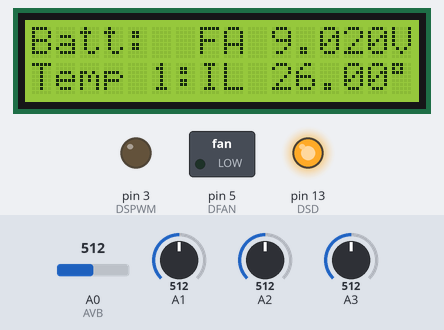
Bench run of a sketch on a simulated Arduino Uno, built with avr-gcc and run on an emulated ATmega328P. Parts: 16×2 character LCD, switched loads named in the sketch (green lamp = pin HIGH), output pins drawn as LEDs (lit = HIGH). Inputs (shaded band) come from the test bench; at power-on: A1 = 512, A0 (AVB) = 512, A2 = 512, A3 = 512.

Above: at 3.2 s.
3.3 s: A1 set to 359
At 6.1 s:
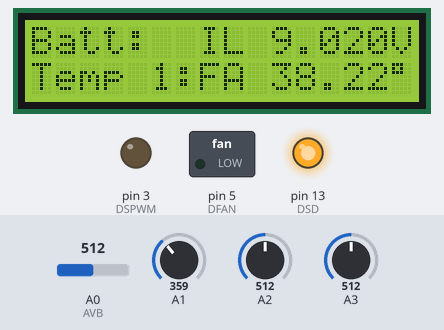
6.3 s: A1 set to 327
At 7.9 s:
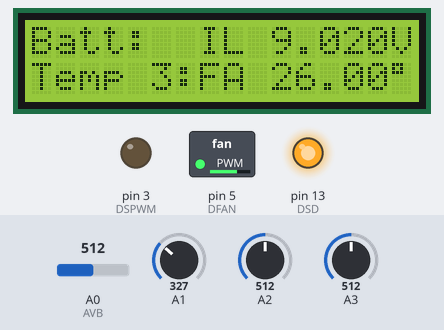
9.3 s: A0 (AVB) set to 716
At 11.3 s:
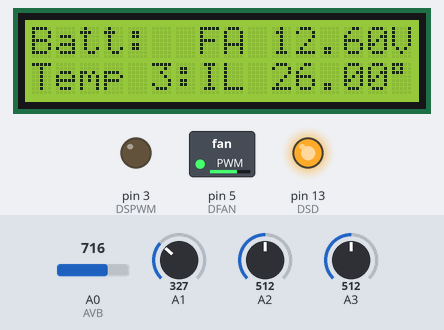
12.3 s: A2 set to 716
At 13.3 s:
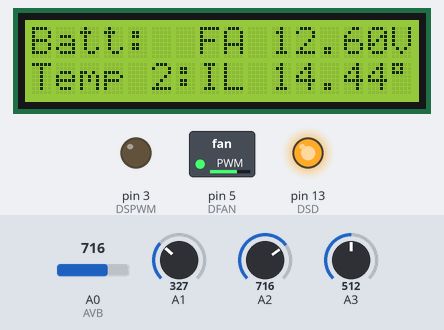
15.0 s: A1 set to 716
At 17.8 s:
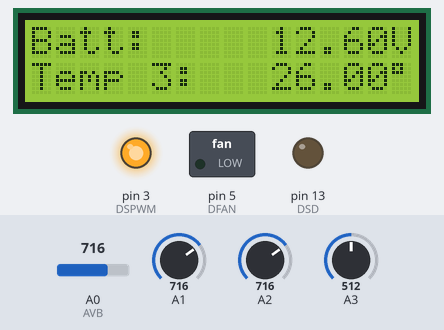
18.0 s: A3 set to 354
At 20.7 s:
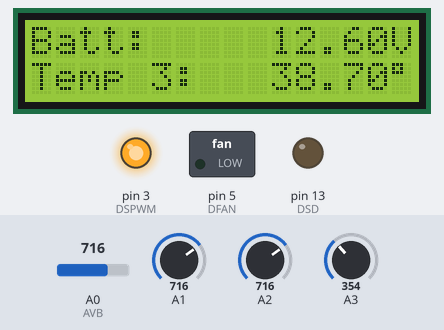
21.0 s: A3 set to 327
Timing chart, 0 to 24.0 s (numbered marks = the images above; inputs shaded):
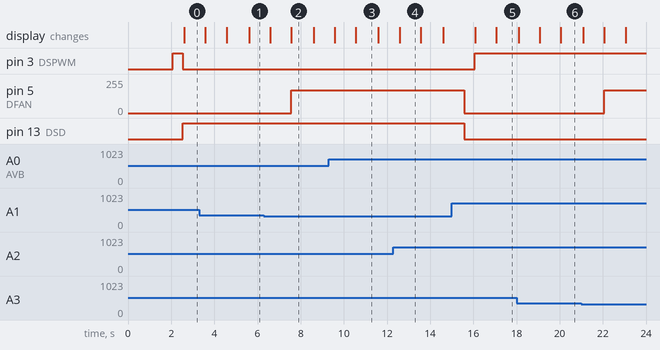

The sketch:

arduino.ino
```cpp
//Librerías
#include <LiquidCrystal.h>

// Pines
#define AVB A0  //Sensor Volt Batería
#define AT1 A1  //Sensor Temperatura 1
#define AT2 A2  //Sensor Temperatura 2
#define AT3 A3  //Sensor temperatura 3
#define DSD 13  //Salida digital de stop para el pwm de la 1ª etapa
#define DSPWM 3 //Salida digital de start para el generador spwm de la 2ª etapa
#define DFAN 5  //Salida digital para el ventilador

// Conf
#define MUESTRAS 100
#define DIVISOR1 3.7

// Debug
bool serial = false;

// Volt
int ADCvRef=0;
float voltBatt=0;
float atenuacion = 1.027;
float voltMax = 15.5;           //Voltaje Máximo
float voltMin = 10.5;           //Voltaje Mínimo
float voltMinRestart = 12.0;    //Voltaje recuperación tras voltaje mínimo
float voltMaxRestart = 14.0;    //Voltaje recuperación tras voltaje máximo

// Temp
float temp1 = 0;
float temp2 = 0;
float temp3 = 0;

float tempMax = 55.0;           //Temp Máxima
float tempMaxRestart = 40.0;    //Temp recuperación tras voltaje máximo
float tempStopFan = 34.0;       //Temp apagado ventilador
float tempStartFan = 40.0;      //Temp encendido ventilador


// Tiempos y control
unsigned long tError = 0;   //milisegundo en el cuall ocurrió el error de voltaje
int tErrorDuration = 4000;  //milisegundos mínimos que durará el estado de error (para evitar rebotes)
bool error = false;         //Estado pwm parado por error
bool fanOn = false;         //Estado de encendido del ventilador

int pasoTemp = 1;

int estadoIcono = 0;

// Manejo de la pantalla LCD
LiquidCrystal lcd(7, 8, 9, 10, 11 , 12);

//Setup
void setup() {

  if (serial) Serial.begin(9600);

  pinMode(DFAN, OUTPUT);
  pinMode(DSD,  OUTPUT);
  pinMode(DSPWM,OUTPUT);

  initLCD();

  delay(1500);               //Esperamos para que el voltaje del bus de alta esté casi en nominal (380DC)

  statusRun();

}

// Resetea el error y limpia los tiempos de error
void resetError(){
  tError=0;
  statusRun();
}

// Para las dos etapas y marca el estado del inversor como error
void statusError(){
  error = true;
  digitalWrite(DSD,HIGH);
  digitalWrite(DSPWM,LOW);
}

// Arranca las 2 etapas y quita el estado de error
void statusRun(){
  error = false;

  //Arrancamos la 1ª etapa para que cuando arranque el generador spwm de la 2ª etapa el bus de alta ya esté cercano a los 380v DC
  digitalWrite(DSD,LOW);    //Arrancamos el generador PWM de la primera etapa
  delay(500);               //Esperamos para que el voltaje del bus de alta esté casi en nominal (380DC)
  digitalWrite(DSPWM,HIGH); //Arrancamos el generador SPWM de la segunda etapa
}

// Inicializa la pantalla LCD y pinta los textos que no cambian
void initLCD(){

  lcd.begin(16, 2);

  /*byte customChar1[] = {
        B00111,
        B01111,
        B11111,
        B11111,
        B11001,
        B11001,
        B11110,
        B11110
      };

    byte customChar2[] = {
        B11100,
        B11110,
        B11111,
        B11111,
        B10011,
        B10011,
        B01111,
        B01111
      };

    byte customChar3[] = {
        B11111,
        B01111,
        B00101,
        B00010,
        B00111,
        B00111,
        B00000,
        B00000
      };

    byte customChar4[] = {
        B11111,
        B11110,
        B10100,
        B01000,
        B11100,
        B11100,
        B00000,
        B00000
      };

      lcd.createChar(0, customChar1);
      lcd.createChar(1, customChar2);
      lcd.createChar(2, customChar3);
      lcd.createChar(3, customChar4);

    byte customChar5[] = {
          B11000,
          B10000,
          B00000,
          B00000,
          B00110,
          B00110,
          B00001,
          B00001
        };

      byte customChar6[] = {
          B00011,
          B00001,
          B00000,
          B00000,
          B01100,
          B01100,
          B10000,
          B10000
        };

      byte customChar7[] = {
          B00000,
          B10000,
          B11010,
          B11101,
          B11000,
          B11000,
          B11111,
          B11111
        };

      byte customChar8[] = {
          B00000,
          B00001,
          B01011,
          B10111,
          B00011,
          B00011,
          B11111,
          B11111
        };

        lcd.createChar(4, customChar5);
        lcd.createChar(5, customChar6);
        lcd.createChar(6, customChar7);
        lcd.createChar(7, customChar8);


  /*  // Test Caracteres
      // LCD
      for(int i=0; i<=255; i++){
        lcd.clear();
        lcd.setCursor(0,0);
        lcd.print(i);
        lcd.setCursor(5,0);
        lcd.print(i, BIN);
        lcd.setCursor(0,1);
        byte z = (int) i;;
        lcd.write(z);
        delay(500);
      }
  */

  lcd.clear();
  lcd.setCursor(0,0);
  lcd.write("Batt: ");
  lcd.setCursor(0,1);
  lcd.write("Temp  :");
}

// Actualiza la pantalla LCD
void printInfo(){
  if (serial){
    if (error){
      Serial.println("ERROR: Voltaje o temperatura fuera de rango");
    }
    //Serial.print("vRefADC: ");
    //Serial.println(ADCvRef/1000.0/atenuacion);
    Serial.print("vBat: ");
    Serial.println(voltBatt);
    Serial.print("Temp  :");
    Serial.println(temp1);
  }

  if (pasoTemp == 1){
    initLCD();
  }


  lcd.setCursor(10,0);
  lcd.print(round(voltBatt*100)/100.0,DEC);
  lcd.setCursor(15,0);
  lcd.write("V");

  //Temp 1;

  switch(pasoTemp){
    case 1:
      pasoTemp = 2;
      lcd.setCursor(5,1);
      lcd.print("1");
      lcd.setCursor(10,1);
      lcd.print(round(temp1*100)/100.0,DEC);
      lcd.setCursor(15,1);
      lcd.write(223); //Carácter º (Grados)
      break;
    case 2:
      pasoTemp = 3;
      lcd.setCursor(5,1);
      lcd.print("2");
      lcd.setCursor(10,1);
      lcd.print(round(temp2*100)/100.0,DEC);
      lcd.setCursor(15,1);
      lcd.write(223); //Carácter º (Grados)
      break;
    case 3:
      pasoTemp = 1;
      lcd.setCursor(5,1);
      lcd.print("3");
      lcd.setCursor(10,1);
      lcd.print(round(temp3*100)/100.0,DEC);
      lcd.setCursor(15,1);
      lcd.write(223); //Carácter º (Grados)
      break;
  }

  if (error){
    if (estadoIcono<1){

        estadoIcono=estadoIcono+1;

        lcd.setCursor(7,0);
        lcd.print("FA");
        lcd.setCursor(7,1);
        lcd.print("IL");
        /*lcd.write(byte(0));
        lcd.setCursor(8,0);
        lcd.write(byte(1));
        lcd.setCursor(7,1);
        lcd.write(byte(2));
        lcd.setCursor(8,1);
        lcd.write(byte(3));
          */

    }else{

      estadoIcono=estadoIcono+1;
      if (estadoIcono>1){
        estadoIcono=0;
      }
      lcd.setCursor(7,0);
      lcd.print("IL");
      lcd.setCursor(7,1);
      lcd.print("FA");
      /*
      lcd.setCursor(7,0);
      lcd.write(byte(4));
      lcd.setCursor(8,0);
      lcd.write(byte(5));
      lcd.setCursor(7,1);
      lcd.write(byte(6));
      lcd.setCursor(8,1);
      lcd.write(byte(7));
      */
    }

/*

    lcd.setCursor(7,0);
    lcd.write(byte(0));
    lcd.setCursor(8,0);
    lcd.write(byte(1));
    lcd.setCursor(7,1);
    lcd.write(byte(2));
    lcd.setCursor(8,1);
    lcd.write(byte(3));
    */
  }else{
    lcd.setCursor(7,0);
    lcd.write(" ");
    lcd.setCursor(8,0);
    lcd.write(" ");
    lcd.setCursor(7,1);
    lcd.write(" ");
    lcd.setCursor(8,1);
    lcd.write(" ");
  }
}

// Devuelve true si el voltaje de batería es bajo
bool checkVoltMin(){
  bool minerror = (voltBatt<voltMin);
  if (minerror){
    tError = millis();
  }
  return minerror;
}

// Devuelve true si el voltaje de batería es elevado
bool checkVoltMax(){
  bool maxerror = (voltBatt>voltMax);
  if (maxerror){
    tError = millis();
  }
  return maxerror;
}

// Devuelve true si la temperatura es elevada
bool checkTempMax(){
  bool maxerror = (temp1>tempMax) || (temp2>tempMax) || (temp3>tempMax);
  if (maxerror){
    tError = millis();
  }
  return maxerror;
}

//Control del Ventilador
bool checkVentilador(){
  if (fanOn == true){
    //Miro si tengo que apagar
    if(temp1<tempStopFan && temp2<tempStopFan && temp3<tempStopFan){
      //digitalWrite(DFAN,LOW);
      analogWrite(DFAN,0);
      fanOn = false;
    }
  }else{
    //Miro si tengo que encender
    if(temp1>tempStartFan || temp2>tempStartFan || temp3>tempStartFan){
      analogWrite(DFAN,170); //Usamos pwm para ajustar a 12v en lugar de los 16 que tenemos
      fanOn = true;
    }
  }

}


/**
 * Voltaje de Bateria en voltios
 */
float vBatt(){
  double volts = 0;

  for(int i=0;i < MUESTRAS; i++){
    volts = volts + ((analogRead(AVB) / 1023.0) * ADCvRef);
    delay(1);
  }
  return (((volts / MUESTRAS) / 1000) / atenuacion)*DIVISOR1;
}


/**
 * Temperatura de la sonda en el pin indicado en ºC
 */
float cTemp(int pin){
  //Medimos voltaje del divisor de tensión
  double volts = 0;

  for(int i=0;i < MUESTRAS; i++){
    volts = volts + ((analogRead(pin) / 1023.0) * ADCvRef);
    delay(1);
  }
  double V = (((volts / MUESTRAS) / 1000.0) / atenuacion)*1.0;

  //Curva logarítmica obtenida con la hoja de cálculo
  return -34.4456*log(V) + 56.68735;
}

/**
 * Devuelve el voltaje de referencia ~5v ó ~3.3v en milivoltios
 */
int vRefADC(){
   long result;
   ADMUX = _BV(REFS0) | _BV(MUX3) | _BV(MUX2) | _BV(MUX1);
   delay(2);
   ADCSRA |= _BV(ADSC);
   while (bit_is_set(ADCSRA,ADSC));
   result = ADCL;
   result |= ADCH<<8;
   result = 1125300L / result;
   return result;
}

void loop() {
  // put your main code here, to run repeatedly:

  ADCvRef = vRefADC();
  voltBatt= vBatt();
  temp1   = cTemp(AT1);
  temp2   = cTemp(AT2);
  temp3   = cTemp(AT3);

  checkVentilador();

  if (error == true){
    unsigned long now = millis();

    if ((tError + tErrorDuration) < now){
      //Ha pasado el tiempo de error, chequeamos si ya estamos en rangos de recuperación
      if(voltBatt>voltMinRestart &&  voltBatt < voltMaxRestart && temp1<tempMaxRestart && temp2<tempMaxRestart && temp3<tempMaxRestart){
        resetError();
      }else{
        //Volvemos a resetear el tiempo de error para que vuelva a esperar
        tError=now;
      }
    }

  }

  if (error==false){
    //Si no estamos en error, revisamos los parámetros

    //Voltajes:
    if (error == false && (checkVoltMin() || checkVoltMax())){
      statusError();
    }

    //Temperatura:
    if (error == false && checkTempMax()){
      statusError();
    }

  }

  printInfo();
  delay(500);
}
```

Measured:
- the behaviour switches between 342 and 341 on A1 (found by bisection; images 1 and 2)
- after the input at 6.3 s, pin 5 (DFAN): 0/255 → 170/255 after 1.3 s
- after the input at 15.0 s, pin 3 (DSPWM): LOW → HIGH after 1.1 s; pin 5 (DFAN): 170/255 → 0/255 after 0.57 s; pin 13 (DSD): HIGH → LOW after 0.57 s; the display: first changes after 1.1 s (image 5 shows a later state)
- after the input at 21.0 s, pin 5 (DFAN): 0/255 → 170/255 after 1.1 s
- what the display in image 2 shows lasts 1.0 s, from 7.6 s to 8.6 s
